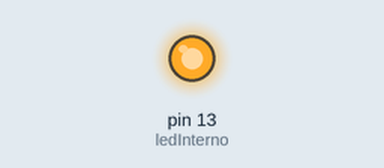
Bench run of a sketch on a simulated Arduino Uno, built with avr-gcc and run on an emulated ATmega328P. On the bench: output pins drawn as LEDs (lit = HIGH).

Above: at 0.5 s.
At 2.5 s:
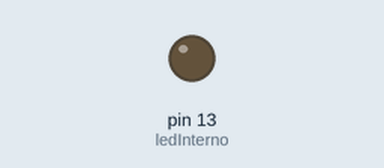
Timing chart, 0 to 5.2 s (numbered marks = the images above):
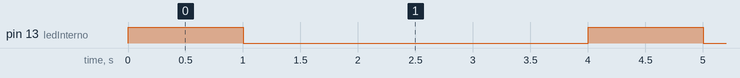

The sketch:

introducao_arduino.ino
```cpp
// C++ code
//
int ledInterno = 13;
int sensorUnidade = 7;

int ledVermelho = 12;

void setup()
{
  pinMode(ledInterno, OUTPUT);
  pinMode(sensorUnidade,INPUT);


}

void loop()
{
  digitalWrite(ledInterno, HIGH);
  delay(1000); // Wait for 1000 millisecond(s)
  digitalWrite(ledInterno, LOW);
  delay(1000); // Wait for 1000 millisecond(s)

  digitalWrite(ledVermelho, HIGH);
  delay(1000); // Wait for 1000 millisecond(s)
  digitalWrite(ledVermelho, LOW);
  delay(1000); // Wait for 1000 millisecond(s)
}
```

Measured:
- by itself, pin 13 (ledInterno): alternates HIGH for 1.0 s and LOW for 3.0 s
